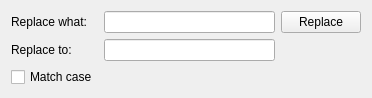
<?xml version="1.0" encoding="UTF-8"?>
<ui version="4.0">
 <class>ReplaceDialog</class>
 <widget class="QWidget" name="ReplaceDialog">
  <property name="geometry">
   <rect>
    <x>0</x>
    <y>0</y>
    <width>372</width>
    <height>92</height>
   </rect>
  </property>
  <property name="windowTitle">
   <string>Replace</string>
  </property>
  <property name="windowIcon">
   <iconset resource="MainWindow.qrc">
    <normaloff>:/MainWindow/Resources/replace.svg</normaloff>:/MainWindow/Resources/replace.svg</iconset>
  </property>
  <layout class="QVBoxLayout" name="verticalLayout">
   <item>
    <layout class="QGridLayout" name="gridLayout">
     <item row="0" column="2">
      <widget class="QPushButton" name="buttonReplace">
       <property name="text">
        <string>Replace</string>
       </property>
      </widget>
     </item>
     <item row="1" column="0">
      <widget class="QLabel" name="label_2">
       <property name="text">
        <string>Replace to:</string>
       </property>
      </widget>
     </item>
     <item row="0" column="1">
      <widget class="QLineEdit" name="editReplaceWhat"/>
     </item>
     <item row="0" column="0">
      <widget class="QLabel" name="label">
       <property name="text">
        <string>Replace what:</string>
       </property>
      </widget>
     </item>
     <item row="1" column="1">
      <widget class="QLineEdit" name="editReplaceTo"/>
     </item>
     <item row="2" column="0">
      <widget class="QCheckBox" name="checkMatchCase">
       <property name="text">
        <string>Match case</string>
       </property>
      </widget>
     </item>
    </layout>
   </item>
  </layout>
 </widget>
 <layoutdefault spacing="6" margin="11"/>
 <tabstops>
  <tabstop>editReplaceWhat</tabstop>
  <tabstop>editReplaceTo</tabstop>
  <tabstop>buttonReplace</tabstop>
  <tabstop>checkMatchCase</tabstop>
 </tabstops>
 <resources>
  <include location="MainWindow.qrc"/>
 </resources>
 <connections/>
</ui>
